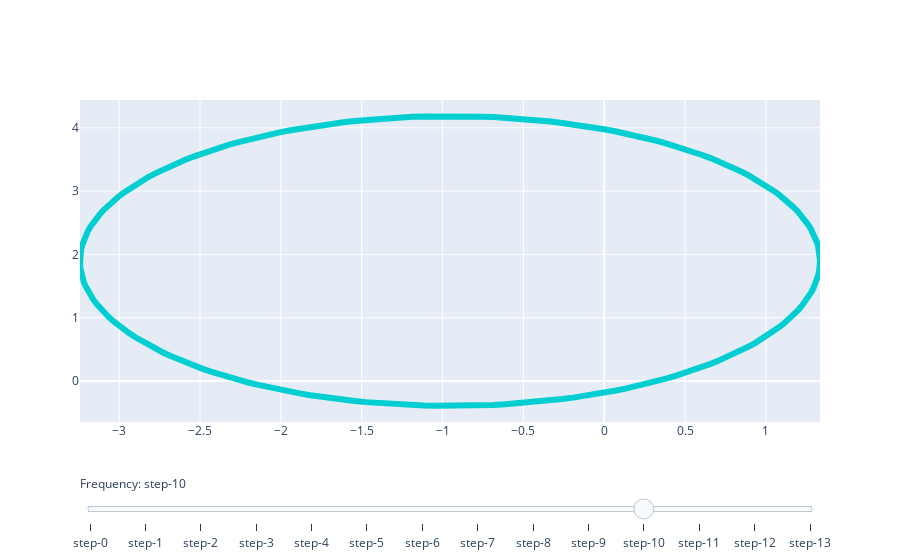

Notebook source saved alongside this figure:
### Code cell
import plotly.graph_objects as go
import numpy as np

# Create figure
fig = go.Figure()

# Add traces, one for each slider step
for step in np.arange(3, 10, 1):
    a=step
    ep1x = a*np.cos(theta)
    ep1y = b*np.sin(theta)

    c = (a**2 - b**2)**(1/2) 

    r1 = 2*a - ((ep1x[60] - c)**2 + (ep1y[60] - 0)**2)**(1/2)
    r2 = 2*a - ((ep1x[20] - c)**2 + (ep1y[20] - 0)**2)**(1/2)

    cp1x = ep1x[60] + r1*np.cos(theta)
    cp1y = ep1y[60] + r1*np.sin(theta)
    
    fig.add_trace(
        go.Scatter(
            visible=False,
            line=dict(color="#00CED1", width=6),
            name="𝜈 = " + str(step),
            x=ep1x,
            y=ep1y))
    fig.add_trace(
        go.Scatter(
            visible=False,
            line=dict(color="#00CED1", width=6),
            name="𝜈 = " + str(step),
            x=cp1x,
            y=cp1y))
    
# Make 10th trace visible
fig.data[1].visible = True

# Create and add slider
steps = []
for i in range(len(fig.data)):
    step = dict(
        method="update",
        args=[{"visible": [False] * len(fig.data)},
              {"title": "Slider switched to step: " + str(i)}],  # layout attribute
    )
    step["args"][0]["visible"][i] = True  # Toggle i'th trace to "visible"
    steps.append(step)

sliders = [dict(
    active=10,
    currentvalue={"prefix": "Frequency: "},
    pad={"t": 50},
    steps=steps
)]

fig.update_layout(
    sliders=sliders
)

fig.show()

### Figure 1 — Plotly figure (JSON) as saved in the notebook; plotly's stock layout.template omitted (floating-point values rounded to 4 significant figures; data arrays with more than 128 entries replaced by an {"elided": "..."} marker saying what was removed)
{"data": [{"line": {"color": "#00CED1", "width": 6}, "name": "𝜈 = 3", "type": "scatter", "visible": false, "x": {"elided": "200 float values"}, "y": {"elided": "200 float values"}}, {"line": {"color": "#00CED1", "width": 6}, "name": "𝜈 = 3", "type": "scatter", "visible": true, "x": {"elided": "200 float values"}, "y": {"elided": "200 float values"}}, {"line": {"color": "#00CED1", "width": 6}, "name": "𝜈 = 4", "type": "scatter", "visible": false, "x": {"elided": "200 float values"}, "y": {"elided": "200 float values"}}, {"line": {"color": "#00CED1", "width": 6}, "name": "𝜈 = 4", "type": "scatter", "visible": false, "x": {"elided": "200 float values"}, "y": {"elided": "200 float values"}}, {"line": {"color": "#00CED1", "width": 6}, "name": "𝜈 = 5", "type": "scatter", "visible": false, "x": {"elided": "200 float values"}, "y": {"elided": "200 float values"}}, {"line": {"color": "#00CED1", "width": 6}, "name": "𝜈 = 5", "type": "scatter", "visible": false, "x": {"elided": "200 float values"}, "y": {"elided": "200 float values"}}, {"line": {"color": "#00CED1", "width": 6}, "name": "𝜈 = 6", "type": "scatter", "visible": false, "x": {"elided": "200 float values"}, "y": {"elided": "200 float values"}}, {"line": {"color": "#00CED1", "width": 6}, "name": "𝜈 = 6", "type": "scatter", "visible": false, "x": {"elided": "200 float values"}, "y": {"elided": "200 float values"}}, {"line": {"color": "#00CED1", "width": 6}, "name": "𝜈 = 7", "type": "scatter", "visible": false, "x": {"elided": "200 float values"}, "y": {"elided": "200 float values"}}, {"line": {"color": "#00CED1", "width": 6}, "name": "𝜈 = 7", "type": "scatter", "visible": false, "x": {"elided": "200 float values"}, "y": {"elided": "200 float values"}}, {"line": {"color": "#00CED1", "width": 6}, "name": "𝜈 = 8", "type": "scatter", "visible": false, "x": {"elided": "200 float values"}, "y": {"elided": "200 float values"}}, {"line": {"color": "#00CED1", "width": 6}, "name": "𝜈 = 8", "type": "scatter", "visible": false, "x": {"elided": "200 float values"}, "y": {"elided": "200 float values"}}, {"line": {"color": "#00CED1", "width": 6}, "name": "𝜈 = 9", "type": "scatter", "visible": false, "x": {"elided": "200 float values"}, "y": {"elided": "200 float values"}}, {"line": {"color": "#00CED1", "width": 6}, "name": "𝜈 = 9", "type": "scatter", "visible": false, "x": {"elided": "200 float values"}, "y": {"elided": "200 float values"}}], "layout": {"sliders": [{"active": 10, "currentvalue": {"prefix": "Frequency: "}, "pad": {"t": 50}, "steps": [{"args": [{"visible": [true, false, false, false, false, false, false, false, false, false, false, false, false, false]}, {"title": "Slider switched to step: 0"}], "method": "update"}, {"args": [{"visible": [false, true, false, false, false, false, false, false, false, false, false, false, false, false]}, {"title": "Slider switched to step: 1"}], "method": "update"}, {"args": [{"visible": [false, false, true, false, false, false, false, false, false, false, false, false, false, false]}, {"title": "Slider switched to step: 2"}], "method": "update"}, {"args": [{"visible": [false, false, false, true, false, false, false, false, false, false, false, false, false, false]}, {"title": "Slider switched to step: 3"}], "method": "update"}, {"args": [{"visible": [false, false, false, false, true, false, false, false, false, false, false, false, false, false]}, {"title": "Slider switched to step: 4"}], "method": "update"}, {"args": [{"visible": [false, false, false, false, false, true, false, false, false, false, false, false, false, false]}, {"title": "Slider switched to step: 5"}], "method": "update"}, {"args": [{"visible": [false, false, false, false, false, false, true, false, false, false, false, false, false, false]}, {"title": "Slider switched to step: 6"}], "method": "update"}, {"args": [{"visible": [false, false, false, false, false, false, false, true, false, false, false, false, false, false]}, {"title": "Slider switched to step: 7"}], "method": "update"}, {"args": [{"visible": [false, false, false, false, false, false, false, false, true, false, false, false, false, false]}, {"title": "Slider switched to step: 8"}], "method": "update"}, {"args": [{"visible": [false, false, false, false, false, false, false, false, false, true, false, false, false, false]}, {"title": "Slider switched to step: 9"}], "method": "update"}, {"args": [{"visible": [false, false, false, false, false, false, false, false, false, false, true, false, false, false]}, {"title": "Slider switched to step: 10"}], "method": "update"}, {"args": [{"visible": [false, false, false, false, false, false, false, false, false, false, false, true, false, false]}, {"title": "Slider switched to step: 11"}], "method": "update"}, {"args": [{"visible": [false, false, false, false, false, false, false, false, false, false, false, false, true, false]}, {"title": "Slider switched to step: 12"}], "method": "update"}, {"args": [{"visible": [false, false, false, false, false, false, false, false, false, false, false, false, false, true]}, {"title": "Slider switched to step: 13"}], "method": "update"}]}]}}
